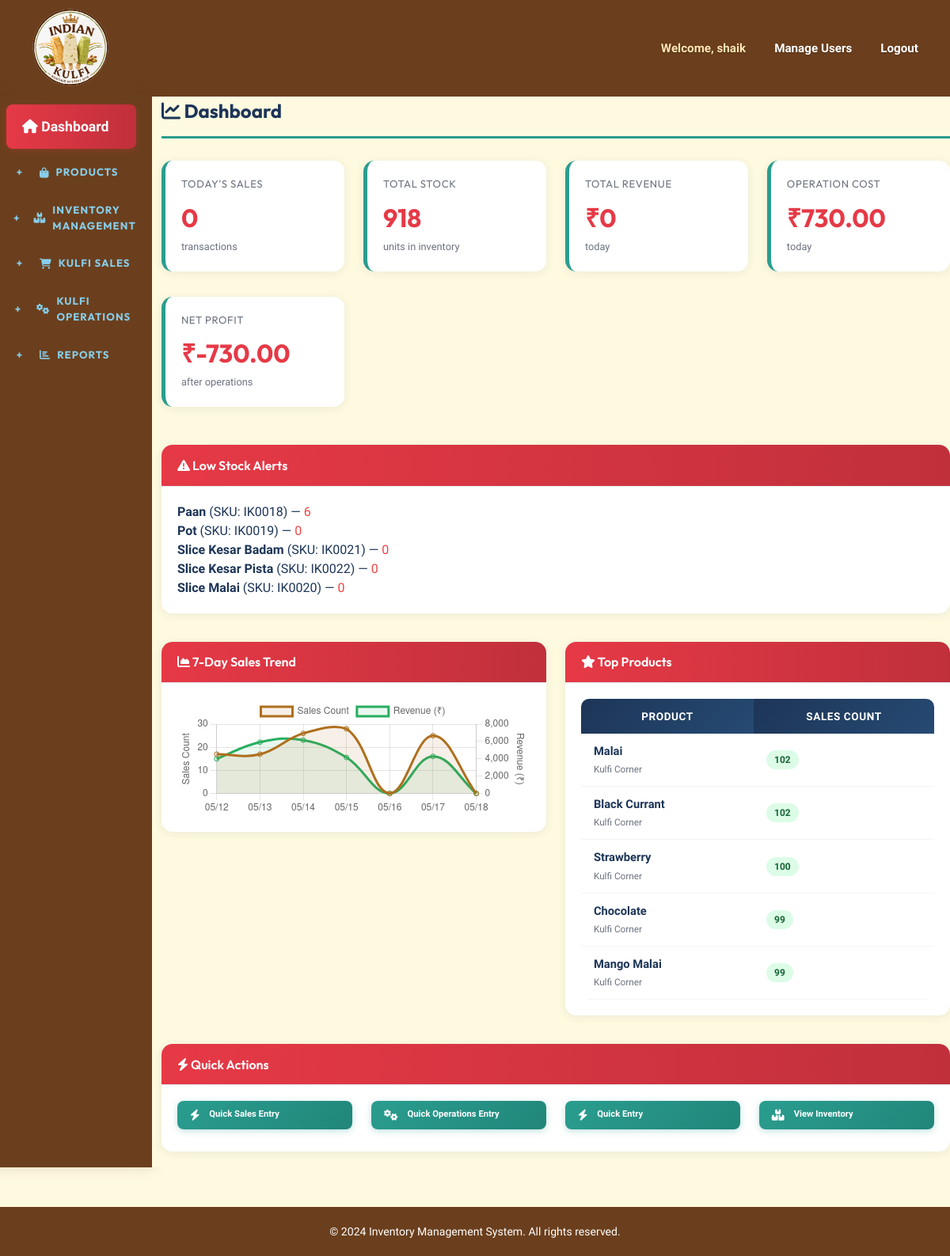
The app's page /dashboard/ (signed in) with its own data.
### inventory/models.py (models this page shows, shortened)
class Product(models.Model):
    name = models.CharField(max_length=200, unique=True)
    sku = models.CharField(max_length=50, unique=True)
    category = models.CharField(max_length=100)
    cost_price = models.DecimalField(max_digits=10, decimal_places=2)
    selling_price = models.DecimalField(max_digits=10, decimal_places=2)
    current_stock = models.IntegerField(default=0)
    reorder_level = models.IntegerField(default=10, help_text="Low stock alert threshold")
    description = models.TextField(blank=True, null=True)
    is_active = models.BooleanField(default=True)
    created_at = models.DateTimeField(auto_now_add=True)
    updated_at = models.DateTimeField(auto_now=True)
    class Meta:
        ordering = ['name']
        verbose_name_plural = "Products"

### inventory/views.py (the view)
    def _wrapped_view(request, *args, **kwargs):
        if not request.user.is_authenticated:
            return redirect('login')
        if not request.user.is_staff:
            messages.error(request, 'You can access only the Sales module with this account.')
            return redirect('quick_sales_entry')
        return view_func(request, *args, **kwargs)

### inventory/views.py (called while the page is built)
def admin_only_view(view_func):
    def _wrapped_view(request, *args, **kwargs):
        if not request.user.is_authenticated:
            return redirect('login')
        if not request.user.is_staff:
            messages.error(request, 'You can access only the Sales module with this account.')
            return redirect('quick_sales_entry')
        return view_func(request, *args, **kwargs)
    return _wrapped_view

### templates/inventory/dashboard.html (shortened to what this page needs)
{% extends 'inventory/base.html' %}
{% block content %}
<h1 class="page-title"><i class="fas fa-chart-line"></i> Dashboard</h1>
<div class="row mb-4">
    <div class="col-md-3 mb-3">
        <div class="card stat-card">
            <h6>Today's Sales</h6>
            <div class="stat-value">{{ total_today_sales }}</div>
            <small class="text-muted">transactions</small>
        </div>
    </div>
    <div class="col-md-3 mb-3">
        <div class="card stat-card">
            <h6>Total Stock</h6>
            <div class="stat-value">{{ total_stock }}</div>
            <small class="text-muted">units in inventory</small>
        </div>
    </div>
    <div class="col-md-3 mb-3">
        <div class="card stat-card">
            <h6>Total Revenue</h6>
            <div class="stat-value">₹{{ total_today_revenue }}</div>
            <small class="text-muted">today</small>
        </div>
    </div>
    <div class="col-md-3 mb-3">
        <div class="card stat-card">
            <h6>Operation Cost</h6>
            <div class="stat-value">₹{{ total_today_operation_cost|floatformat:2 }}</div>
            <small class="text-muted">today</small>
        </div>
    </div>
    <div class="col-md-3 mb-3">
        <div class="card stat-card">
            <h6>Net Profit</h6>
            <div class="stat-value">₹{{ total_today_net_profit|floatformat:2 }}</div>
            <small class="text-muted">after operations</small>
        </div>
    </div>
</div>
{% if low_stock_products %}
<div class="row mb-4">
    <div class="col-12">
        <div class="card">
            <div class="card-header" style="background: linear-gradient(90deg, #E63946 0%, #c0303b 100%); color: white !important;">
                <h5 class="mb-0" style="color: white !important;"><i class="fas fa-exclamation-triangle" style="color: white !important;"></i> Low Stock Alerts</h5>
            </div>
            <div class="card-body">
                <ul class="list-unstyled mb-0">
                {% for product in low_stock_products %}
                    <li>
                        <strong>{{ product.name }}</strong> (SKU: {{ product.sku }}) —
                        <span class="text-danger font-weight-bold">{{ product.current_stock }}</span>
                    </li>
                {% endfor %}
                </ul>
            </div>
        </div>
    </div>
</div>
{% endif %}
<div class="row">
    <div class="col-lg-6 mb-4">
        <div class="card">
            <div class="card-header" style="background: linear-gradient(90deg, #E63946 0%, #c0303b 100%); color: white !important;">
                <h5 class="mb-0" style="color: white !important;"><i class="fas fa-chart-area" style="color: white !important;"></i> 7-Day Sales Trend</h5>
            </div>
            <div class="card-body">
                <canvas id="salesChart" height="100"></canvas>
            </div>
        </div>
    </div>
    <div class="col-lg-6 mb-4">
        <div class="card">
            <div class="card-header" style="background: linear-gradient(90deg, #E63946 0%, #c0303b 100%); color: white !important;">
                <h5 class="mb-0" style="color: white !important;"><i class="fas fa-star" style="color: white !important;"></i> Top Products</h5>
            </div>
            <div class="card-body">
                <div class="table-responsive">
                    <table class="table table-sm">
                        <thead>
                            <tr>
                                <th>Product</th>
                                <th>Sales Count</th>
                            </tr>
                        </thead>
                        <tbody>
                            {% for product in top_products %}
                            <tr>
                                <td>
                                    <strong>{{ product.name }}</strong><br>
                                    <small class="text-muted">{{ product.category }}</small>
                                </td>
                                <td>
                                    <span class="badge bg-success">{{ product.sale_count }}</span>
                                </td>
                            </tr>
                            {% empty %}
                            <tr>
                                <td colspan="2" class="text-center text-muted">No sales data yet</td>
                            </tr>
                            {% endfor %}
                        </tbody>
                    </table>
                </div>
            </div>
        </div>
    </div>
</div>
<div class="row">
    <div class="col-12">
        <div class="card">
            <div class="card-header" style="background: linear-gradient(90deg, #E63946 0%, #c0303b 100%); color: white !important;">
                <h5 class="mb-0" style="color: white !important;"><i class="fas fa-bolt" style="color: white !important;"></i> Quick Actions</h5>
            </div>
            <div class="card-body">
                <div class="row">
                    <div class="col-md-3 mb-2">
                        <a href="{% url 'quick_sales_entry' %}" class="btn btn-success w-100">
                            <i class="fas fa-bolt"></i><br>
                            <small>Quick Sales Entry</small>
                        </a>
                    </div>
                    <div class="col-md-3 mb-2">
                        <a href="{% url 'quick_operations_entry' %}" class="btn btn-success w-100">
                            <i class="fas fa-cogs"></i><br>
                            <small>Quick Operations Entry</small>
                        </a>
                    </div>
                    <div class="col-md-3 mb-2">
                        <a href="{% url 'quick_inventory_entry' %}" class="btn btn-success w-100">
                            <i class="fas fa-bolt"></i><br>
                            <small>Quick Entry</small>
                        </a>
                    </div>
                    <div class="col-md-3 mb-2">
                        <a href="{% url 'inventory_list' %}" class="btn btn-success w-100">
                            <i class="fas fa-boxes"></i><br>
                            <small>View Inventory</small>
                        </a>
                    </div>
                </div>
            </div>
        </div>
    </div>
</div>
<script>
    // Sales Trend Chart
    const ctx = document.getElementById('salesChart').getContext('2d');
    const salesData = {{ last_7_days_sales|safe }};
    new Chart(ctx, {
        type: 'line',
        data: {
            labels: salesData.map(d => d.date),
            datasets: [
                {
                    label: 'Sales Count',
                    data: salesData.map(d => d.sales),
                    borderColor: '#AE6F1D',
                    backgroundColor: 'rgba(174, 111, 29, 0.1)',
                    tension: 0.4,
                    fill: true,
                    yAxisID: 'y'
                },
                {
                    label: 'Revenue (₹)',
                    data: salesData.map(d => d.revenue),
                    borderColor: '#27ae60',
                    backgroundColor: 'rgba(39, 174, 96, 0.1)',
                    tension: 0.4,
                    fill: true,
                    yAxisID: 'y1'
                }
            ]
        },
        options: {
            responsive: true,
            interaction: {
                mode: 'index',
                intersect: false,
            },
            scales: {
                y: {
                    type: 'linear',
                    display: true,
                    position: 'left',
                    title: {
                        display: true,
                        text: 'Sales Count'
                    }
                },
                y1: {
                    type: 'linear',
                    display: true,
                    position: 'right',
                    title: {
                        display: true,
                        text: 'Revenue (₹)'
                    },
                    grid: {
                        drawOnChartArea: false,
                    },
                }
            }
        }
    });
</script>
{% endblock %}

### templates/inventory/base.html (shortened to what this page needs)
<!DOCTYPE html>
<html lang="en">
<head>
    <link href="https://cdnjs.cloudflare.com/ajax/libs/font-awesome/6.4.0/css/all.min.css" rel="stylesheet">
    <script src="https://cdn.tailwindcss.com"></script>
</head>
<body>
    {% if user.is_authenticated %}
    <nav class="navbar navbar-expand-lg navbar-dark">
        <div class="container-fluid">
            <a class="navbar-brand" href="{% if user.is_staff %}{% url 'dashboard' %}{% else %}{% url 'quick_sales_entry' %}{% endif %}">
                <img src="{{ STATIC_URL }}logo/logo.svg" alt="Logo" onerror="this.onerror=null;this.src='{{ STATIC_URL }}logo/logo.png';" style="width:110px;height:110px;object-fit:contain;">
            </a>
            <div class="collapse navbar-collapse" id="navbarNav">
                <ul class="navbar-nav ms-auto">
                    <li class="nav-item">
                        <span class="nav-link">Welcome, {{ user.first_name|default:user.username }}</span>
                    </li>
                    {% if user.is_staff %}
                    <li class="nav-item">
                        <a class="nav-link" href="{% url 'user_list' %}">Manage Users</a>
                    </li>
                    {% endif %}
                    <li class="nav-item">
                        <a class="nav-link" href="{% url 'logout' %}" onclick="return confirm('Are you sure you want to logout?');">Logout</a>
                    </li>
                </ul>
            </div>
        </div>
    </nav>
    <div class="container-fluid">
        <div class="row">
            <nav class="col-12 col-md-2 sidebar">
                <div>
                    {% if user.is_staff %}
                    <a href="{% url 'dashboard' %}" class="{% if request.resolver_match.url_name == 'dashboard' %}active{% endif %}" style="margin-top: 10px; padding: 15px 20px; font-weight: 600; font-size: 1.1rem;">
                        <i class="fas fa-home"></i> Dashboard
                    </a>
                    <div class="sidebar-section-title" onclick="toggleSection('products-section', this)">
                        <span class="toggle-icon">+</span>
                        <i class="fas fa-shopping-bag"></i> Products
                    </div>
                    <div class="sidebar-section-title" onclick="toggleSection('inventory-section', this)">
                        <span class="toggle-icon">+</span>
                        <i class="fas fa-boxes"></i> Inventory Management
                    </div>
                    <div class="sidebar-section-title" onclick="toggleSection('sales-section', this)">
                        <span class="toggle-icon">+</span>
                        <i class="fas fa-shopping-cart"></i> Kulfi Sales
                    </div>
                    <div class="sidebar-section-title" onclick="toggleSection('operations-section', this)">
                        <span class="toggle-icon">+</span>
                        <i class="fas fa-cogs"></i> Kulfi Operations
                    </div>
                    <div class="sidebar-section-title" onclick="toggleSection('reports-section', this)">
                        <span class="toggle-icon">+</span>
                        <i class="fas fa-chart-bar"></i> Reports
                    </div>
                    {% endif %}
                </div>
            </nav>
            <main class="col-12 col-md-10 main-content">
                {% block content %}{% endblock %}
            </main>
        </div>
    </div>
    <footer>
        <p>&copy; 2024 Inventory Management System. All rights reserved.</p>
    </footer>
    {% endif %}
</body>
</html>

### records on screen
Product: name "Paan", sku "IK0018", current_stock "6"
Product: name "Pot", sku "IK0019", current_stock "0"
Product: name "Slice Kesar Badam", sku "IK0021", current_stock "0"
Product: name "Slice Kesar Pista", sku "IK0022", current_stock "0"
Product: name "Slice Malai", sku "IK0020", current_stock "0"
Product: name "Malai", category "Kulfi Corner", sale_count "102"
Product: name "Black Currant", category "Kulfi Corner", sale_count "102"
Product: name "Strawberry", category "Kulfi Corner", sale_count "100"
Product: name "Chocolate", category "Kulfi Corner", sale_count "99"
Product: name "Mango Malai", category "Kulfi Corner", sale_count "99"

### other values on screen
{{ user.first_name|default:user.username }} "shaik"
{{ total_today_sales }} "0"
{{ total_stock }} "918"
{{ total_today_revenue }} "0"
{{ total_today_operation_cost|floatformat:2 }} "730.00"
{{ total_today_net_profit|floatformat:2 }} "-730.00"
